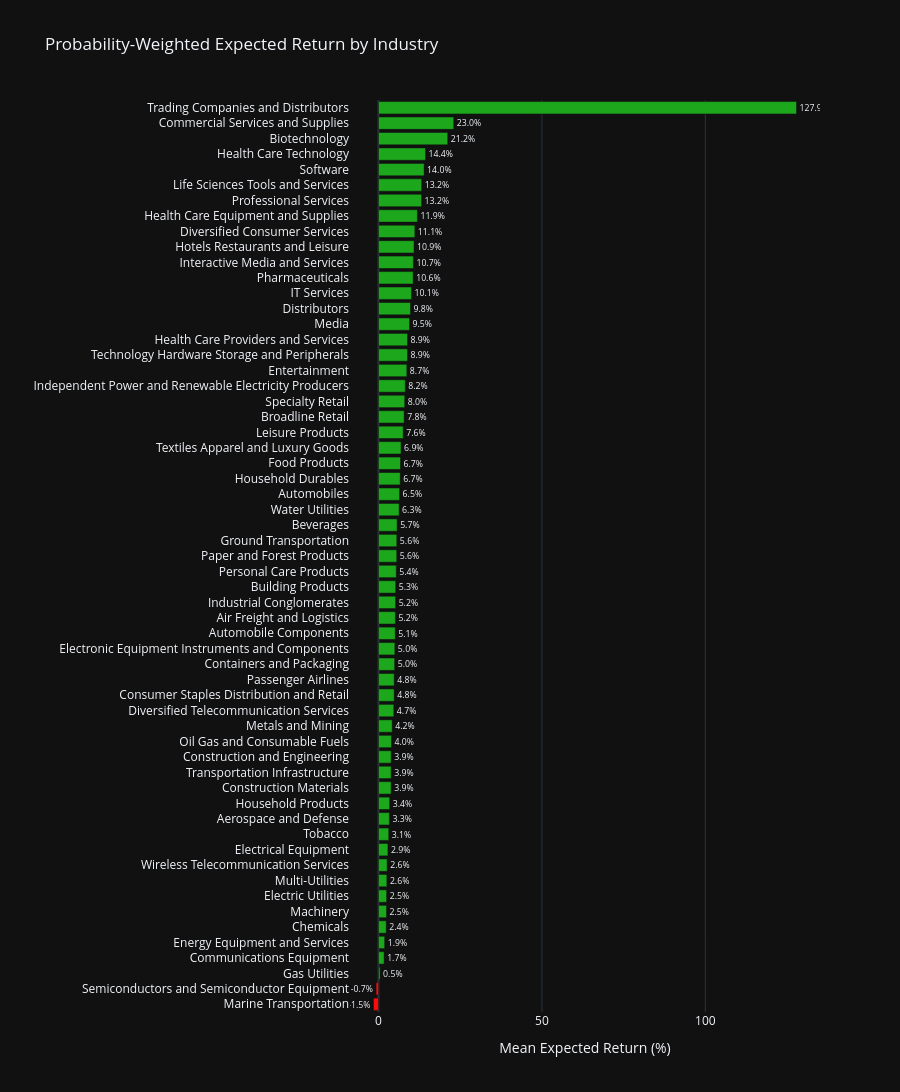

Notebook cell for this chart:
### Markdown cell above
### 5.2 Probability-Weighted Expected Return by Sector

### Code cell
pt_sector = (
    pt.groupby("industry")
    .agg(
        mean_expected_return=("expected_return_prob_weighted", "mean"),
        median_expected_return=("expected_return_prob_weighted", "median"),
        mean_achievement_prob=("achievement_probability", "mean"),
        mean_conviction=("analyst_conviction", "mean"),
        count=("ticker", "count"),
    )
    .reset_index()
    .sort_values("mean_expected_return", ascending=True)
)

fig = go.Figure()
fig.add_trace(
    go.Bar(
        y=pt_sector["industry"],
        x=pt_sector["mean_expected_return"],
        orientation="h",
        marker_color=[
            COLORS[2] if v >= 0 else COLORS[3]
            for v in pt_sector["mean_expected_return"]
        ],
        text=pt_sector["mean_expected_return"].apply(lambda v: f"{v:.1f}%"),
        textposition="outside",
        hovertemplate=(
            "<b>%{y}</b><br>"
            "Mean Prob-Weighted Return: %{x:.2f}%<br>"
            "Avg Achievement Prob: %{customdata[0]:.0%}<br>"
            "Avg Conviction: %{customdata[1]:.1f}<br>"
            "Stocks: %{customdata[2]}"
        ),
        customdata=pt_sector[["mean_achievement_prob", "mean_conviction", "count"]].values,
    )
)
fig.update_layout(
    title="Probability-Weighted Expected Return by Industry",
    xaxis_title="Mean Expected Return (%)",
    template=PLOTLY_TEMPLATE,
    height=1100,
    margin=dict(l=350),
)
fig.show()

### Figure 1 — Plotly figure (JSON) as saved in the notebook; plotly's stock layout.template omitted (floating-point values rounded to 4 significant figures; data arrays with more than 128 entries replaced by an {"elided": "..."} marker saying what was removed)
{"data": [{"customdata": {"elided": "59x3 float values"}, "hovertemplate": "<b>%{y}</b><br>Mean Prob-Weighted Return: %{x:.2f}%<br>Avg Achievement Prob: %{customdata[0]:.0%}<br>Avg Conviction: %{customdata[1]:.1f}<br>Stocks: %{customdata[2]}", "marker": {"color": ["#FB0D0D", "#FB0D0D", "#1CA71C", "#1CA71C", "#1CA71C", "#1CA71C", "#1CA71C", "#1CA71C", "#1CA71C", "#1CA71C", "#1CA71C", "#1CA71C", "#1CA71C", "#1CA71C", "#1CA71C", "#1CA71C", "#1CA71C", "#1CA71C", "#1CA71C", "#1CA71C", "#1CA71C", "#1CA71C", "#1CA71C", "#1CA71C", "#1CA71C", "#1CA71C", "#1CA71C", "#1CA71C", "#1CA71C", "#1CA71C", "#1CA71C", "#1CA71C", "#1CA71C", "#1CA71C", "#1CA71C", "#1CA71C", "#1CA71C", "#1CA71C", "#1CA71C", "#1CA71C", "#1CA71C", "#1CA71C", "#1CA71C", "#1CA71C", "#1CA71C", "#1CA71C", "#1CA71C", "#1CA71C", "#1CA71C", "#1CA71C", "#1CA71C", "#1CA71C", "#1CA71C", "#1CA71C", "#1CA71C", "#1CA71C", "#1CA71C", "#1CA71C", "#1CA71C"]}, "orientation": "h", "text": ["-1.5%", "-0.7%", "0.5%", "1.7%", "1.9%", "2.4%", "2.5%", "2.5%", "2.6%", "2.6%", "2.9%", "3.1%", "3.3%", "3.4%", "3.9%", "3.9%", "3.9%", "4.0%", "4.2%", "4.7%", "4.8%", "4.8%", "5.0%", "5.0%", "5.1%", "5.2%", "5.2%", "5.3%", "5.4%", "5.6%", "5.6%", "5.7%", "6.3%", "6.5%", "6.7%", "6.7%", "6.9%", "7.6%", "7.8%", "8.0%", "8.2%", "8.7%", "8.9%", "8.9%", "9.5%", "9.8%", "10.1%", "10.6%", "10.7%", "10.9%", "11.1%", "11.9%", "13.2%", "13.2%", "14.0%", "14.4%", "21.2%", "23.0%", "127.9%"], "textposition": "outside", "x": [-1.524, -0.7226, 0.4917, 1.725, 1.897, 2.367, 2.458, 2.492, 2.567, 2.649, 2.893, 3.15, 3.341, 3.41, 3.872, 3.876, 3.881, 3.977, 4.193, 4.695, 4.803, 4.806, 4.956, 5.007, 5.128, 5.174, 5.244, 5.274, 5.449, 5.585, 5.611, 5.703, 6.301, 6.454, 6.651, 6.734, 6.907, 7.556, 7.848, 8.03, 8.203, 8.675, 8.889, 8.89, 9.504, 9.794, 10.1, 10.6, 10.68, 10.88, 11.12, 11.9, 13.2, 13.22, 13.96, 14.39, 21.19, 23.04, 127.9], "y": ["Marine Transportation", "Semiconductors and Semiconductor Equipment", "Gas Utilities", "Communications Equipment", "Energy Equipment and Services", "Chemicals", "Machinery", "Electric Utilities", "Multi-Utilities", "Wireless Telecommunication Services", "Electrical Equipment", "Tobacco", "Aerospace and Defense", "Household Products", "Construction Materials", "Transportation Infrastructure", "Construction and Engineering", "Oil Gas and Consumable Fuels", "Metals and Mining", "Diversified Telecommunication Services", "Consumer Staples Distribution and Retail", "Passenger Airlines", "Containers and Packaging", "Electronic Equipment Instruments and Components", "Automobile Components", "Air Freight and Logistics", "Industrial Conglomerates", "Building Products", "Personal Care Products", "Paper and Forest Products", "Ground Transportation", "Beverages", "Water Utilities", "Automobiles", "Household Durables", "Food Products", "Textiles Apparel and Luxury Goods", "Leisure Products", "Broadline Retail", "Specialty Retail", "Independent Power and Renewable Electricity Producers", "Entertainment", "Technology Hardware Storage and Peripherals", "Health Care Providers and Services", "Media", "Distributors", "IT Services", "Pharmaceuticals", "Interactive Media and Services", "Hotels Restaurants and Leisure", "Diversified Consumer Services", "Health Care Equipment and Supplies", "Professional Services", "Life Sciences Tools and Services", "Software", "Health Care Technology", "Biotechnology", "Commercial Services and Supplies", "Trading Companies and Distributors"], "type": "bar"}], "layout": {"margin": {"l": 350}, "title": {"text": "Probability-Weighted Expected Return by Industry"}, "xaxis": {"title": {"text": "Mean Expected Return (%)"}}, "height": 1100}}
